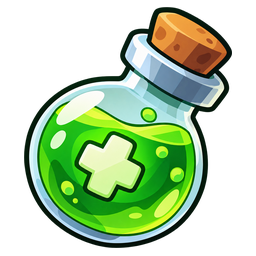
#> input picture Assets/Game/Art/Ui/Utility/mending.png, 256 x 256 px
$ python -i make_utility_art.py   (imports and definitions only)
#> lines starting #> are read from the running program, lines starting #| are printed output that depends on the picture
# -*- coding: utf-8 -*-
"""Cuts the utility icons from the owner's artwork, and draws the action bar's furniture.

    python Tools/make_utility_art.py --check     # prove the shipped PNGs are what this writes
    python Tools/make_utility_art.py --write     # re-cut (the artwork is where --source says)
    python Tools/make_utility_art.py --contact sheet.png   # the shelf as a phone draws it

**The icons are cut, not drawn** (since 2026-10-03): a bomb, a potion, a battery and a bolt,
supplied by the owner and cut exactly as the gravity hole's icon is (`make_gravity_fx.icon`) -
trimmed to the ink, fitted to the one square every utility icon is written at. Nothing is
recoloured or graded. The artwork lives outside the repo and the cut PNG is the committed
artifact (`make_ad_art.py`'s arrangement), so `--check` proves the cut when the artwork is on
this machine and proves the files are present and the right size when it is not.

**The addresses did not move.** `Ui/Utility/{id}` is what the bar, the loadout, the shop, the buy
panel, a chest's drop, a task's mark and the bomb on the hill all ask for (`UtilityItem.Art`), so
re-cutting a picture in place reaches every one of them and costs no Addressables work.

**Four silhouettes and never four tints.** A round thing, a flask, a cylinder and a jagged
streak: the bar is read in the corner of an eye while a hill is walking at you.

**And what `--check` proves is reproducibility, not quality.** `--contact` lays every shipped
icon on the shelf and at the buy panel's size; the honest instruction is: look at it.
"""
from __future__ import annotations

import argparse
import io
import sys
from pathlib import Path

try:
    from PIL import Image, ImageDraw
except ImportError:                                        # pragma: no cover
    sys.exit("This needs Pillow:  python -m pip install pillow")

REPO = Path(__file__).resolve().parent.parent
OUT = REPO / "Assets" / "Game" / "Art" / "Ui" / "Utility"

#: What the file is written at. The buy panel draws one at 250 points and the bar at about 78, so
#: 256 is the honest ceiling: anything larger is a texture nothing can use (`ArtImportRules` caps
#: the Ui folder at 1024 and would keep every wasted pixel).
SIZE = 256

#: A hair of air, so a silhouette never touches the sprite's edge. The gravity hole's own figure
#: (`make_gravity_fx.ICON_PAD`), so all five sit in a cell alike.
PAD = 0.03

#: Below this the alpha is the export's outer glow rather than the drawing (`make_ad_art`'s
#: threshold, and measured the same way: every bounding box here is stable from 8 up to 32).
TRIM_ALPHA = 8

#: Where the owner's artwork is looked for when `--source` is not given.
ARTWORK = Path.home() / "Downloads"

#: Utility id -> the artwork it is cut from. The id is the file name and the address, and is
#: content's (`progression.json`); only the picture is decided here.
ICONS = {
    "firepot": "Cartoon Bomb with Sparking Fuse",
    "mending": "Chibi Green Healing Potion",
    "surge": "Glowing Golden Energy Battery",
    "stormcall": "Neon Gold Lightning Bolt",
    # The owner's two, supplied 2026-10-19 with the utilities themselves.
    "revive": "revive",
    "wall": "wall",
}

#: The bar a wall utility stands on the hill as (`SiegeView.Rampart`), and where it is cut from:
#: CraftPix's *Merge Shooter Cartoon Asset Kit*, its gameplay-area wall - a glass bar the width of
#: the field (free licence, no attribution - invariant 46). The owner chose it on 2026-10-19 over
#: a stone section, for a futuristic, see-through barrier; the view draws it translucent.
WALL_SOURCE = Path("to-assets") / "_extracted" / "craftpix-net-239749-merge-shooter-cartoon-asset-kit" / \
    "Png" / "Gameplay Area" / "wall.png"
WALL_OUT = REPO / "Assets" / "Game" / "Art" / "Fx" / "Wall" / "wall.png"

#: Written at the Fx folder's cap (`ProjectSetup`'s 512), trimmed to its ink and keeping its
#: aspect: the view's `SiegeView.WallAspect` is this width over this height, by hand.
WALL_W, WALL_H = 512, 44

#: The shelf's cells in `UtilityItem.Order`, for the contact sheet. The fifth is cut by
#: `make_gravity_fx.py` and is drawn here from disk, because the question a sheet answers is
#: whether the five read as one set.
BAR = ["firepot", "mending", "surge", "stormcall", "gravityhole"]


# ------------------------------------------------------------------------ the tray
# The bar's furniture, in the board's own colours.
#
# **Dark, and the first cut was not.** It was drawn in the source kit's steel greys, which is what
# that kit's own screens sit on; here it sat under a near-black board of dark tiles and dark gem
# sockets, and a light panel under a dark one reads as a different screen rather than as the same
# one continued. These are `Pal.Board` and `Pal.Slate`'s family, so the shelf, the field's plate
# and the hill's ground are one column.
#
# **And no hazard rail.** The kit stripes the top of its tray in black and yellow; borrowed here it
# was the brightest thing on a screen whose whole job is telling four gem colours apart, drawing
# the eye to a decoration. What separates the shelf from the board is that the board's plate has
# rounded corners and this does not.
FRAME = (12, 20, 28, 255)           # the rim, near-black, as dark as the board's own ground
FACE = (26, 39, 52, 255)            # the shelf a cell sits on
LIP = (18, 28, 38, 255)             # its shaded underside
CELL_RIM = (46, 63, 80, 255)        # a cell's moulded edge, the one thing here that is lit
CELL_LIP = (30, 42, 55, 255)        # the shadow that rim casts into the well
WELL = (16, 26, 35, 255)            # the dark ground an item is seen against

#: The tray, in points at the canvas's reference width.
#:
#: **Authored at 1024 rather than at the canvas's 1080** so the importer's Ui cap
#: (`ArtImportRules.Caps`) never resamples it. The view stretches it the last 5%, which a flat
#: panel does not mind.
#:
#: Kept in step with `UtilityBar` by hand, exactly as `render_siege.py`'s numbers are.
TRAY_W, TRAY_H = 1024, 228

#: How many cells the shelf holds, whatever the catalog currently fills. A bar that resized
#: itself with the catalog would move every slot under a player's thumb the day a utility
#: shipped.
SLOTS = 5
CELL = 184


# --------------------------------------------------------------------------- the icons
def icon(painting):
    """The artwork trimmed to its ink and fitted to the icon square. Nothing else."""
    art = Image.open(painting).convert("RGBA")
#> art is the input picture: PIL image 256x256 RGBA; mean R, G, B, A 56.9, 84, 46.4, 126.4
    box = art.split()[3].point(lambda v: 255 if v >= TRIM_ALPHA else 0).getbbox()
#> box = (24, 7, 232, 248)
    if box is None:
        sys.exit(f"{painting.name} is entirely transparent")
    art = art.crop(box)
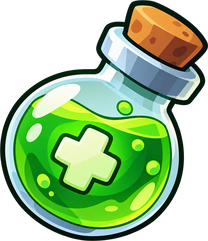
#> art: PIL image 208x241 RGBA; mean R, G, B, A 74.4, 109.8, 60.7, 165.2; transparent parts drawn white

    room = int(round(SIZE * (1.0 - 2.0 * PAD)))
    scale = room / max(art.width, art.height)
#> scale = 1
    art = art.resize((max(1, round(art.width * scale)), max(1, round(art.height * scale))),
                     Image.LANCZOS)

    sheet = Image.new("RGBA", (SIZE, SIZE), (0, 0, 0, 0))
#> sheet: PIL image 256x256 RGBA; every value is 0
    sheet.alpha_composite(art, ((SIZE - art.width) // 2, (SIZE - art.height) // 2))
    return sheet


# [52 lines left out: functions wall, tray, slot, not called in this run]


FURNITURE = {"tray": tray, "slot": slot}


# --------------------------------------------------------------------------- io
# [145 lines left out: functions encode, contact, main, not called in this run]


# [2 lines not run here, left out]

>>> result = icon('../Assets/Game/Art/Ui/Utility/mending.png')
